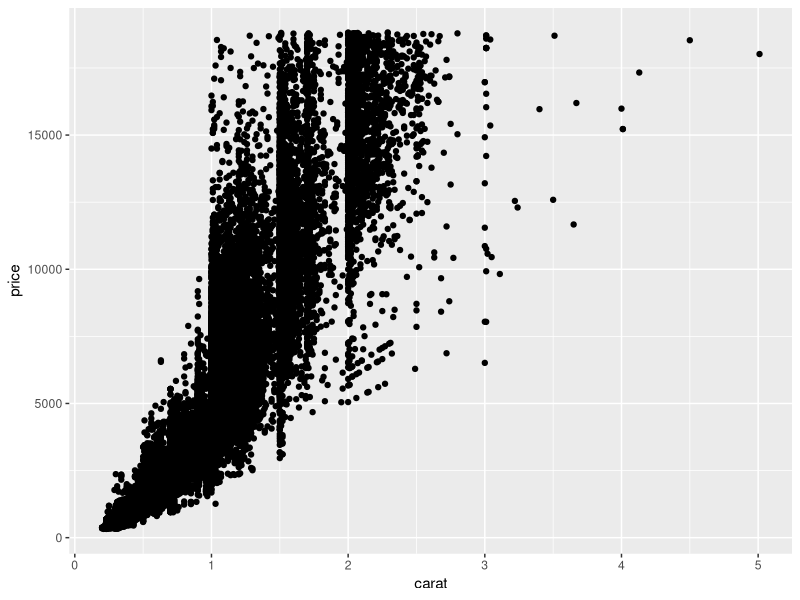
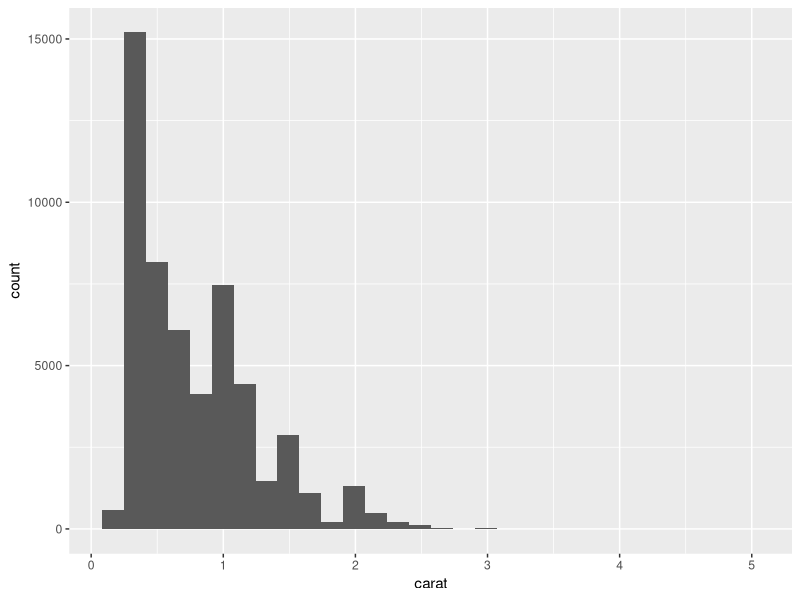

Reproduce these figures in R, in order.
## ---- chunk 1
library(tidyverse)
library(skimr)
library(GGally)
## ---- chunk 2
view(diamonds)
## ---- chunk 3
names(diamonds)
dim(diamonds)
summary(diamonds)
head(diamonds)
tail(diamonds)
skimr::skim(diamonds)
## ---- chunk 4
c <- GGally::ggpairs(diamonds)
## ---- chunk 5
ggplot(data= diamonds, aes(x= carat, y= price))+
       geom_point()
## ---- chunk 6
ggplot(data= diamonds, aes(x=carat))+
       geom_histogram()
